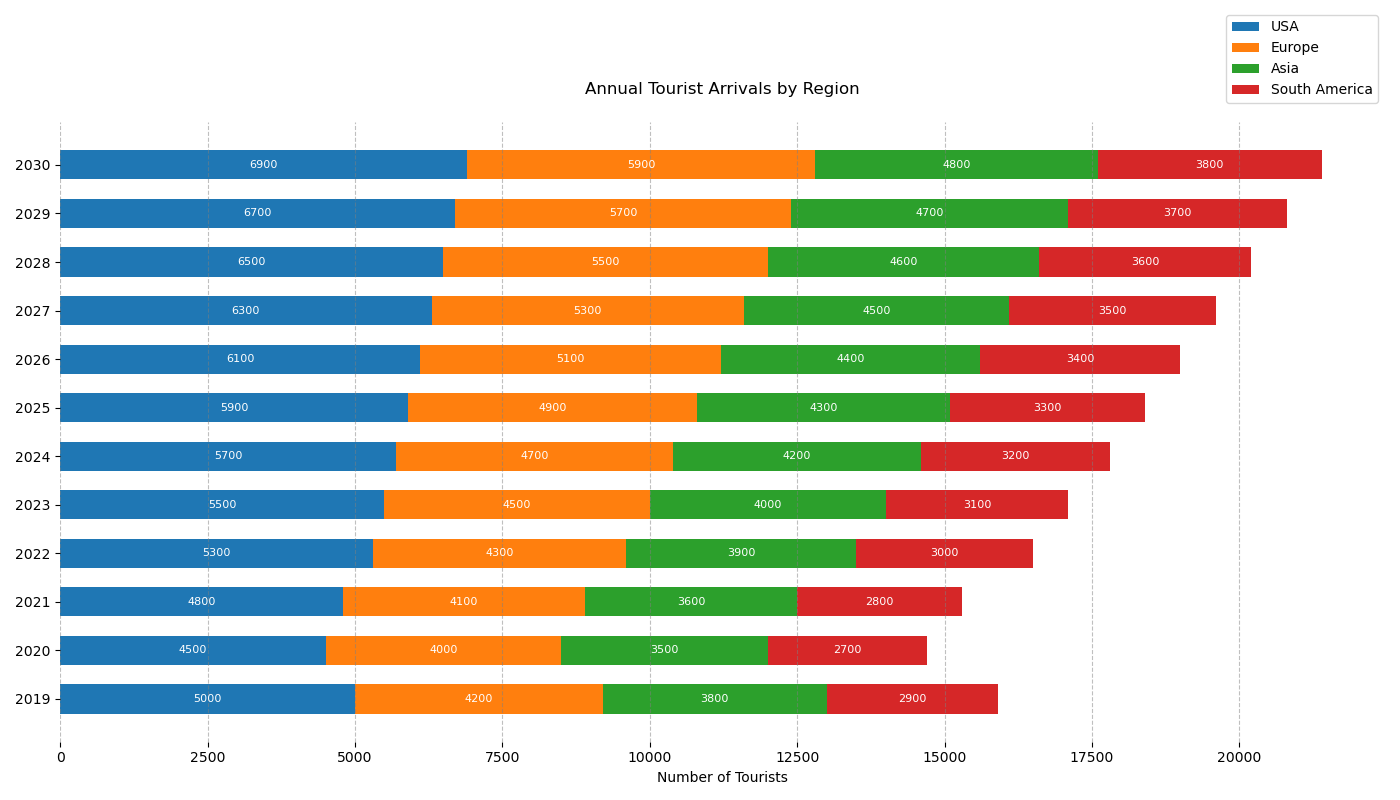

This chart was generated by the following Python code:

import matplotlib.pyplot as plt

# Data
years = ['2019', '2020', '2021', '2022', '2023', '2024', '2025', '2026', '2027', '2028', '2029', '2030']
usa = [5000, 4500, 4800, 5300, 5500, 5700, 5900, 6100, 6300, 6500, 6700, 6900]
europe = [4200, 4000, 4100, 4300, 4500, 4700, 4900, 5100, 5300, 5500, 5700, 5900]
asia = [3800, 3500, 3600, 3900, 4000, 4200, 4300, 4400, 4500, 4600, 4700, 4800]
south_america = [2900, 2700, 2800, 3000, 3100, 3200, 3300, 3400, 3500, 3600, 3700, 3800]

# Stacked bar data preparation
bar_width = 0.6
indices = range(len(years))

# Plotting
fig, ax = plt.subplots(figsize=(14, 8))

ax.barh(indices, usa, height=bar_width, color='#1f77b4', label='USA')
ax.barh(indices, europe, height=bar_width, left=usa, color='#ff7f0e', label='Europe')
ax.barh(indices, asia, height=bar_width, left=[i+j for i,j in zip(usa, europe)], color='#2ca02c', label='Asia')
ax.barh(indices, south_america, height=bar_width, left=[i+j+k for i,j,k in zip(usa, europe, asia)], color='#d62728', label='South America')

# Labels and Titles
ax.set_xlabel('Number of Tourists')
ax.set_title('Annual Tourist Arrivals by Region', pad=20)
ax.set_yticks(indices)
ax.set_yticklabels(years)
ax.legend(loc='lower right', bbox_to_anchor=(1, 1.02))

# Add numerical labels to each bar segment
for idx in indices:
    ax.text(usa[idx] / 2, idx, str(usa[idx]), va='center', ha='center', color='white', fontsize=8)
    ax.text(usa[idx] + europe[idx] / 2, idx, str(europe[idx]), va='center', ha='center', color='white', fontsize=8)
    ax.text(usa[idx] + europe[idx] + asia[idx] / 2, idx, str(asia[idx]), va='center', ha='center', color='white', fontsize=8)
    ax.text(usa[idx] + europe[idx] + asia[idx] + south_america[idx] / 2, idx, str(south_america[idx]), va='center', ha='center', color='white', fontsize=8)

# Remove the spines
for spine in ax.spines.values():
    spine.set_visible(False)

# Grid lines
ax.xaxis.grid(True, linestyle='--', which='major', color='grey', alpha=0.5)

# Show plot
plt.tight_layout()
plt.show()
